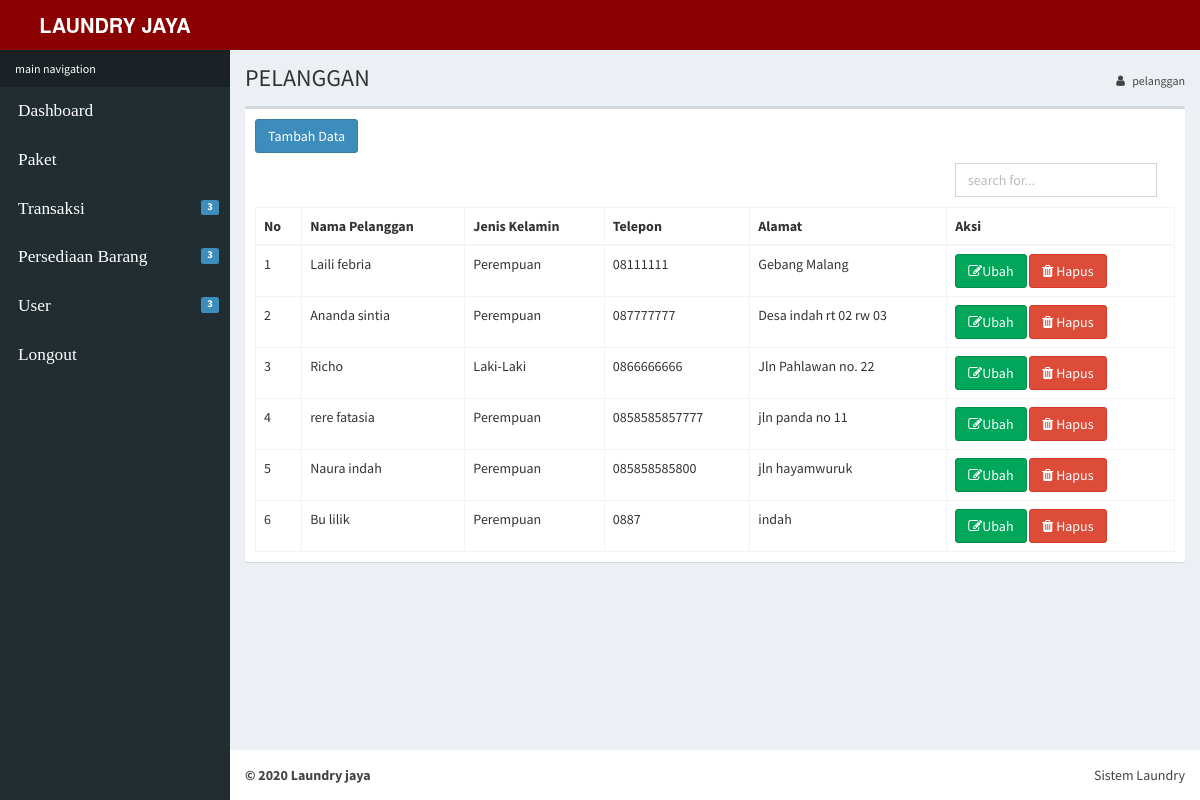
The app's page /index.php?p=pelanggan (signed in) with its own data.
### tables this page shows
CREATE TABLE `pelanggan` (
  `id_pelanggan` int(100) NOT NULL,
  `nama_pelanggan` varchar(100) NOT NULL,
  `jenis_kelamin` varchar(100) NOT NULL,
  `telp` varchar(100) NOT NULL,
  `alamat` varchar(100) NOT NULL
);

### pelanggan/pelanggan_index.php (the view, shortened to what this page needs)
<section class="content-header">
  <h1>
     PELANGGAN
  </h1>
  <ol class="breadcrumb">
    <li><a href="#"><i class="fa fa-user"></i>  pelanggan</a></li>
  </ol>
</section>
<section class="content">
  <div class="row">
    <div class="col-xs-12">
      <div class="box">
        <div class="box-header">
        <a href="?p=input_pelanggan">
          <button type="button" class="btn btn-primary">Tambah Data</button>
        </a>
        </div>
                <div class="box-body">
          <div class="col-md-12 col-sm-12">
            <div style="float: right; width: 50%; padding: 10px; margin-top: -20px; margin-right: -230px;">
              <form action="" method="post" class="d-none d-md-inline-block form-inline ml-auto mr-0 mr-md my-1 my-md-0">
                <div class="input-group">
                  <input type="text" class="form-control" name="cari" autofocus placeholder="search for..." aria-label="search" aria-describedby="basic-addon2" autocomplete="off"  id="keyword">
               </div>
             </form>
          </div>
        </div>
          <table id="example2" class="table table-bordered table-hover">
            <thead>
              <tr>
                <th>No</th>
                <th>Nama Pelanggan</th>
                <th>Jenis Kelamin</th>
                <th>Telepon</th>
                <th>Alamat</th>
                <th>Aksi</th>
              </tr>
            </thead>
            <tbody>
              <tr>
            <?php
                include "koneksi.php";
                $cari ="";
                $query = "SELECT * FROM pelanggan where nama_pelanggan like '%".$cari."%'";
                $no = 1;
                $sql = mysqli_query($connect, $query);
                if(mysqli_num_rows($sql) >0){
                    while($data=mysqli_fetch_assoc($sql)){
                  ?>
                  <tr>
                  <td><?php echo $no++;?></td>
                  <td><?php echo $data['nama_pelanggan'];?></td>
                  <td><?php echo $data['jenis_kelamin'];?></td>
                  <td><?php echo $data['telp'];?></td>
                  <td><?php echo $data['alamat'];?></td>
                  <td><a href="index.php?p=edit_pelanggan&id_pelanggan=<?php echo $data["id_pelanggan"]; ?>" class="btn btn-success"><i class="fa fa-edit"></i>Ubah</a>
                  <a href="index.php?p=hapus_pelanggan&id_pelanggan=<?php echo $data["id_pelanggan"]; ?>" onclick=" return confirm('Anda Yakin Menghapus Data Ini');" class="btn btn-danger"><i class="fa fa-trash"></i> Hapus</a>
                  </td>
                  </tr>
                  <?php
                }
              }
              ?>
              </tr>
              </tbody>
          </table>
        </div>
      </div>
        </div>
      </div>
    </div>
  </div>

### index.php (shortened to what this page needs)
<!DOCTYPE html>
<html>
  <head>
    <link href="bootstrap/css/bootstrap.min.css" rel="stylesheet" type="text/css" />
    <link href="https://maxcdn.bootstrapcdn.com/font-awesome/4.3.0/css/font-awesome.min.css" rel="stylesheet" type="text/css" />
    <link href="dist/css/AdminLTE.min.css" rel="stylesheet" type="text/css" />
    <link href="dist/css/skins/_all-skins.min.css" rel="stylesheet" type="text/css" />
    <link href="plugins/iCheck/flat/purple.css" rel="stylesheet" type="text/css" />
    <link href="plugins/morris/morris.css" rel="stylesheet" type="text/css" />
    <link href="plugins/jvectormap/jquery-jvectormap-1.2.2.css" rel="stylesheet" type="text/css" />
    <link href="plugins/datepicker/datepicker3.css" rel="stylesheet" type="text/css" />
    <link href="plugins/daterangepicker/daterangepicker-bs3.css" rel="stylesheet" type="text/css" />
    <link href="plugins/bootstrap-wysihtml5/bootstrap3-wysihtml5.min.css" rel="stylesheet" type="text/css" />
  </head>
  <body class="skin-red">
    <div class="wrapper">
      <header class="main-header">
        <div style="background-color:#FFF">
          <a href="index2.html" class="logo" style="background-color:#8B0000"><b>LAUNDRY JAYA</b></a>
        </div>
        <nav class="navbar navbar-static-top" role="navigation" style="background-color:#8B0000">
          <div class="navbar-custom-menu">
            <ul class="nav navbar-nav">
              <li class="dropdown user user-menu">
                <a href="#" class="dropdown-toggle" data-toggle="dropdown">
                </a>
              </li>
            </ul>
          </div>
        </nav>
      </header>
      <aside class="main-sidebar">
        <section class="sidebar">
          <aside>
          <div id="sidebar"  class="nav-collapse ">
          <ul class="sidebar-menu">
            <li class="header"><span style="color:white">main navigation</span></li>
            <li class="" >
              <a href="?p=home">
               <span style="color:white; font-family:Comic Sans MS; font-size:13pt">Dashboard</span>
              </a>
            </li>
            <li class="treeview">
              <a href="?p=paket">
               <span style="color:white; font-family:Comic Sans MS; font-size:13pt">Paket</span>
              </a>
            </li>
              <li class="treeview">
            <a href="#">
              <span style="color:white; font-family:Comic Sans MS; font-size:13pt">Transaksi</span>
              <span class="label label-primary pull-right">3</span>
            </a>
            </li>
            <li class="treeview">
            <a href="#">
              <span style="color:white; font-family:Comic Sans MS; font-size:13pt">Persediaan Barang</span>
              <span class="label label-primary pull-right">3</span>
            </a>
            </li>
            <li class="treeview">
            <a href="#">
              <span style="color:white; font-family:Comic Sans MS; font-size:13pt">User</span>
              <span class="label label-primary pull-right">3</span>
            </a>
            </li>
            <li class="treeview">
              <a href="login_index.php">
              <span style="color:white; font-family:Comic Sans MS; font-size:13pt">Longout</span>
              </a>
            </li>
         </ul>
        </section>
      </aside>
          <div class="content-wrapper" >
          <?php include "content.php"; ?>
      <footer class="main-footer" >
        <div class="pull-right hidden-xs" >
          <b></b>Sistem Laundry
        </div>
        <strong>© 2020 Laundry jaya</strong>
      </footer>
  </body>
</html>

### content.php (shortened to what this page needs)
<!DOCTYPE html PUBLIC "-//W3C//DTD XHTML 1.0 Transitional//EN" "http://www.w3.org/TR/xhtml1/DTD/xhtml1-transitional.dtd">
<html xmlns="http://www.w3.org/1999/xhtml">
<head>
</head>
<body>
			<?php
                    $p=isset($_GET['p'])?$_GET['p']:null;
                    switch($p){
                        case "pelanggan":
include "pelanggan/pelanggan_index.php";
                            break;
	}
	?>
</body>
</html>

### records on screen
pelanggan: nama_pelanggan "Laili febria", jenis_kelamin "Perempuan", telp "08111111", alamat "Gebang Malang"
pelanggan: nama_pelanggan "Ananda sintia", jenis_kelamin "Perempuan", telp "087777777", alamat "Desa indah rt 02 rw 03"
pelanggan: nama_pelanggan "Richo", jenis_kelamin "Laki-Laki", telp "0866666666", alamat "Jln Pahlawan no. 22"
pelanggan: nama_pelanggan "rere fatasia", jenis_kelamin "Perempuan", telp "0858585857777", alamat "jln panda no 11"
pelanggan: nama_pelanggan "Naura indah", jenis_kelamin "Perempuan", telp "085858585800", alamat "jln hayamwuruk"
pelanggan: nama_pelanggan "Bu lilik", jenis_kelamin "Perempuan", telp "0887", alamat "indah"
